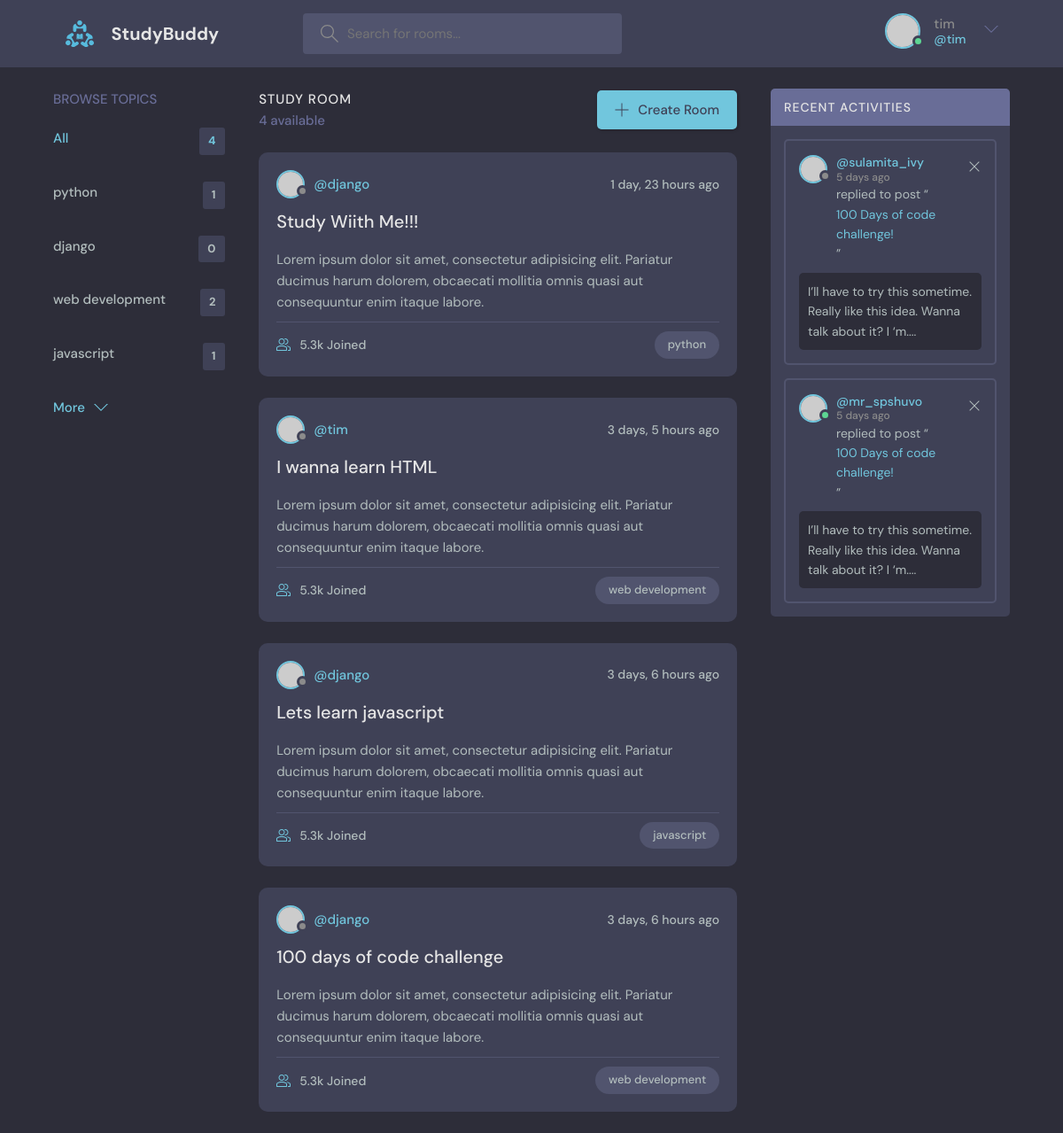
Screenshot of / (signed in) with the database file from the repository.
### base/models.py (models this page shows, shortened)
class Topic(models.Model):
    name = models.CharField(max_length=200)

class Room(models.Model):
    host = models.ForeignKey(User, on_delete=models.SET_NULL, null=True)
    topic = models.ForeignKey(Topic, on_delete=models.SET_NULL, null=True)
    name = models.CharField(max_length=200)
    description = models.TextField(blank=True)
    participants = models.ManyToManyField(User, related_name='participants', blank=True)
    created = models.DateTimeField(auto_now_add=True)
    updated = models.DateTimeField(auto_now=True)
    class Meta:
        ordering = ['-updated', '-created']

### base/views.py (the view)
# urls.py: path('', views.home, name='home'),
def home(request):
    q = request.GET.get('q') if request.GET.get('q') is not None else ''
    rooms = Room.objects.filter(
        Q(topic__name__icontains=q) | Q(name__icontains=q) | Q(description__icontains=q)
    ).order_by('-updated')
    messages = Message.objects.filter(Q(room__topic__name__icontains=q)).order_by(
        '-created'
    )
    room_count = rooms.count()
    topics = Topic.objects.all()
    context = {
        'rooms': rooms,
        'topics': topics,
        'room_count': room_count,
        'room_messages': messages,
    }
    return render(request, 'base/home.html', context)

### base/templates/base/home.html
{% extends 'main.html' %}
{% block content %}
    <main class="layout layout--3">
      <div class="container">
    {% include 'base/topics_component.html' %}
      {% include 'base/feed_component.html' %}
        <div class="activities">
          <div class="activities__header">
            <h2>Recent Activities</h2>
          </div>
          <div class="activities__box">
            <div class="activities__boxHeader roomListRoom__header">
              <a href="profile.html" class="roomListRoom__author">
                <div class="avatar avatar--small">
                  <img src="https://randomuser.me/api/portraits/women/11.jpg" />
                </div>
                <p>
                  @sulamita_ivy
                  <span>5 days ago</span>
                </p>
              </a>
              <div class="roomListRoom__actions">
                <a href="#">
                  <svg version="1.1" xmlns="http://www.w3.org/2000/svg" width="32" height="32" viewBox="0 0 32 32">
                    <title>remove</title>
                    <path
                      d="M27.314 6.019l-1.333-1.333-9.98 9.981-9.981-9.981-1.333 1.333 9.981 9.981-9.981 9.98 1.333 1.333 9.981-9.98 9.98 9.98 1.333-1.333-9.98-9.98 9.98-9.981z"
                    ></path>
                  </svg>
                </a>
              </div>
            </div>
            <div class="activities__boxContent">
              <p>replied to post “<a href="room.html">100 Days of code challenge!</a>”</p>
              <div class="activities__boxRoomContent">
                I’ll have to try this sometime. Really like this idea. Wanna talk about it? I ‘m....
              </div>
            </div>
          </div>
          <div class="activities__box">
            <div class="activities__boxHeader roomListRoom__header">
              <a href="profile.html" class="roomListRoom__author">
                <div class="avatar avatar--small active">
                  <img src="https://randomuser.me/api/portraits/men/13.jpg" />
                </div>
                <p>
                  @mr_spshuvo
                  <span>5 days ago</span>
                </p>
              </a>
              <div class="roomListRoom__actions">
                <a href="#">
                  <svg version="1.1" xmlns="http://www.w3.org/2000/svg" width="32" height="32" viewBox="0 0 32 32">
                    <title>remove</title>
                    <path
                      d="M27.314 6.019l-1.333-1.333-9.98 9.981-9.981-9.981-1.333 1.333 9.981 9.981-9.981 9.98 1.333 1.333 9.981-9.98 9.98 9.98 1.333-1.333-9.98-9.98 9.98-9.981z"
                    ></path>
                  </svg>
                </a>
              </div>
            </div>
            <div class="activities__boxContent">
              <p>replied to post “<a href="room.html">100 Days of code challenge!</a>”</p>
              <div class="activities__boxRoomContent">
                I’ll have to try this sometime. Really like this idea. Wanna talk about it? I ‘m....
              </div>
            </div>
          </div>
        </div>
      </div>
    </main>
{% endblock content %}

### templates/navbar.html (shortened to what this page needs)
{% load static %}
<header class="header header--loggedIn">
  <div class="container">
    <a href="/" class="header__logo">
      <img src="{% static 'images/logo.svg' %}" alt = "logo" />
      <h1>StudyBuddy</h1>
    </a>
    <form class="header__search" action="{% url 'home' %}" method="get">
      <label>
        <input type="text" name="q" placeholder="Search for rooms..." />
      </label>
    </form>
    <nav class="header__menu">
      {% if user.is_authenticated %}
      <div class="header__user">
        <a href="{% url 'user-profile' user.id %}">
          <div class="avatar avatar--medium active">
            <img src="https://randomuser.me/api/portraits/men/37.jpg" />
          </div>
          <p>
            {{request.user.username}} <span>@{{request.user.username}}</span>
          </p>
        </a>
        <button class="dropdown-button">
          <svg
            version="1.1"
            xmlns="http://www.w3.org/2000/svg"
            width="32"
            height="32"
            viewBox="0 0 32 32"
          >
            <title>chevron-down</title>
            <path d="M16 21l-13-13h-3l16 16 16-16h-3l-13 13z"></path>
          </svg>
        </button>
      </div>
      {% else %}
      <a href="{% url 'login' %}">
        <img src="{% static 'images/avatar.svg' %}" alt= "logo"/>
        <p>Login</p>
      </a>
      {% endif %}
    </nav>
  </div>
</header>

### base/templates/base/topics_component.html
        <div class="topics">
          <div class="topics__header">
            <h2>Browse Topics</h2>
          </div>
          <ul class="topics__list">
            <li>
              <a href="{% url 'home' %}" class="active">All <span>{{topics.count}}</span></a>
            </li>
            {% for topic in topics %}
            <li>
              <a href="{% url 'home' %}?q={{topic.name}}">{{topic.name}}<span>{{topic.room_set.all.count}}</span></a>
            </li>
            {% endfor %}
          </ul>
          <a class="btn btn--link" href="topics.html">
            More
            <svg version="1.1" xmlns="http://www.w3.org/2000/svg" width="32" height="32" viewBox="0 0 32 32">
              <title>chevron-down</title>
              <path d="M16 21l-13-13h-3l16 16 16-16h-3l-13 13z"></path>
            </svg>
          </a>
        </div>

### base/templates/base/feed_component.html (shortened to what this page needs)
        <div class="roomList">
          <div class="roomList__header">
            <div>
              <h2>Study Room</h2>
              <p> {{room_count}} available</p>
            </div>
            <a class="btn btn--main" href="{% url 'create-room' %}">
              <svg version="1.1" xmlns="http://www.w3.org/2000/svg" width="32" height="32" viewBox="0 0 32 32">
                <title>add</title>
                <path
                  d="M16.943 0.943h-1.885v14.115h-14.115v1.885h14.115v14.115h1.885v-14.115h14.115v-1.885h-14.115v-14.115z"
                ></path>
              </svg>
              Create Room
            </a>
          </div>
          {% for room in rooms %}
          <div class="roomListRoom">
            <div class="roomListRoom__header">
              <a href="{% url 'user-profile' room.host.id %}" class="roomListRoom__author">
                <div class="avatar avatar--small">
                  <img src="https://randomuser.me/api/portraits/women/11.jpg" />
                </div>
                <span>@{{room.host.username}}</span>
              </a>
              <div class="roomListRoom__actions">
                <span>{{room.created|timesince}} ago</span>
              </div>
            </div>
            <div class="roomListRoom__content">
              <a href="/room/{{room.id}}">{{room.name}}</a>
              <p>
                Lorem ipsum dolor sit amet, consectetur adipisicing elit. Pariatur ducimus harum dolorem, obcaecati
                mollitia omnis quasi aut consequuntur enim itaque labore.
              </p>
            </div>
            <div class="roomListRoom__meta">
              <a href="room.html" class="roomListRoom__joined">
                5.3k Joined
              </a>
              <p class="roomListRoom__topic">{{room.topic.name}}</p>
            </div>
          </div>
{% endfor %}
 </div>

### rows the page displays
Topic: name "python", room_set.all.count "1"
Topic: name "django", room_set.all.count "0"
Topic: name "web development", room_set.all.count "2"
Topic: name "javascript", room_set.all.count "1"
Room: host.username "django", created "1 day, 23 hours", name "Study Wiith Me!!!", topic.name "python"
Room: host.username "tim", created "3 days, 5 hours", name "I wanna learn HTML", topic.name "web development"
Room: host.username "django", created "3 days, 6 hours", name "Lets learn javascript", topic.name "javascript"
Room: host.username "django", created "3 days, 6 hours", name "100 days of code challenge", topic.name "web development"

### other values shown
{{ request.user.username }} "tim"
{{ topics.count }} "4"
{{ room_count }} "4"
